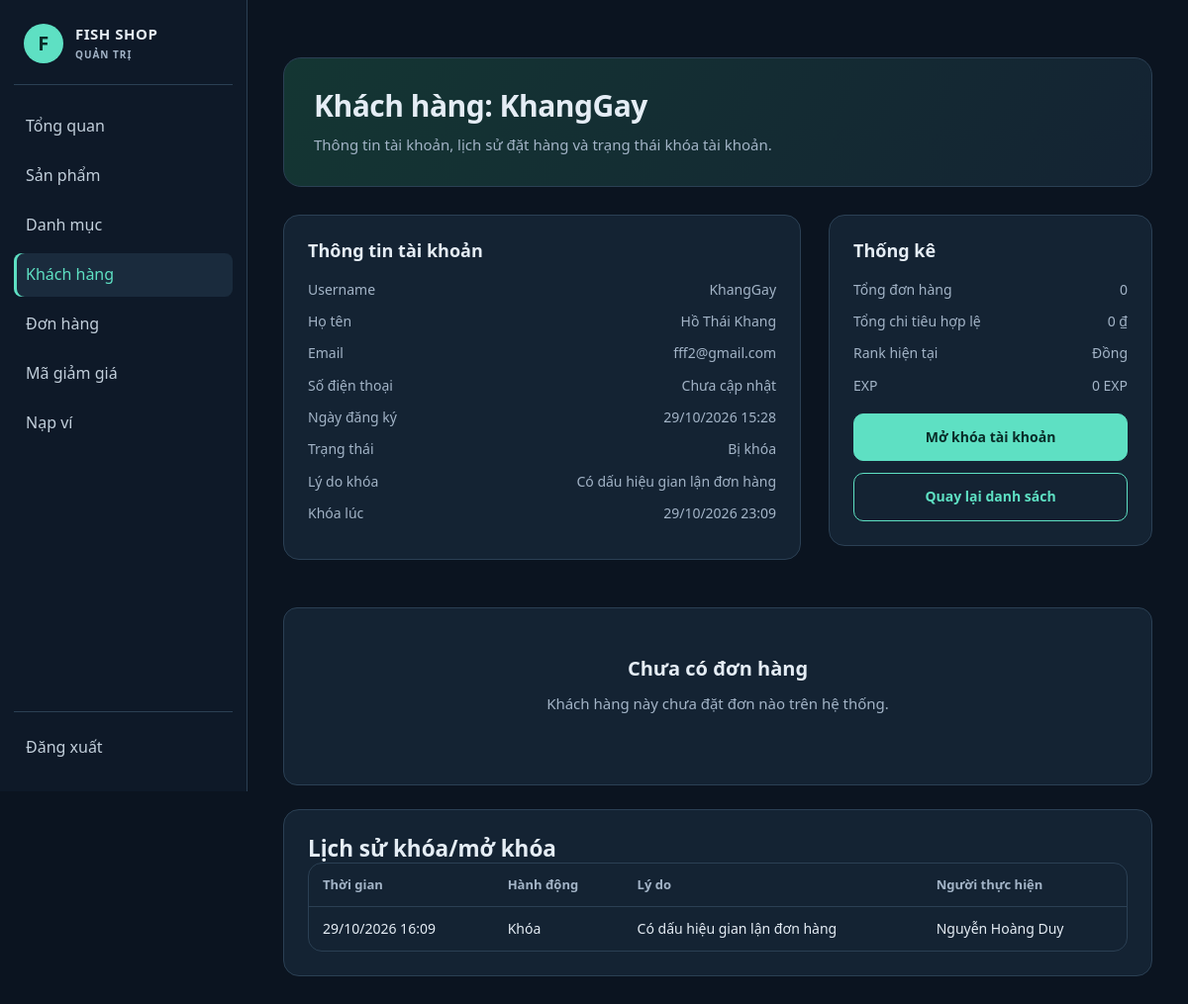
/admin/customer_detail.php?id=2 (signed in), run on the app's committed database.
### tables this page shows
CREATE TABLE `users` (
  `id` int(10) UNSIGNED NOT NULL,
  `username` varchar(50) NOT NULL,
  `password` varchar(255) NOT NULL COMMENT 'Chuỗi băm từ password_hash()',
  `fullname` varchar(100) NOT NULL,
  `email` varchar(254) DEFAULT NULL,
  `security_question` varchar(40) DEFAULT NULL,
  `security_answer_hash` varchar(255) DEFAULT NULL,
  `phone` varchar(20) NOT NULL,
  `address` varchar(255) NOT NULL DEFAULT '',
  `avatar` varchar(255) DEFAULT NULL,
  `role` enum('customer','admin') NOT NULL DEFAULT 'customer',
  `account_status` enum('active','locked') NOT NULL DEFAULT 'active',
  `locked_reason` varchar(64) DEFAULT NULL,
  `locked_note` text DEFAULT NULL,
  `locked_at` datetime DEFAULT NULL,
  `locked_by_admin_id` int(10) UNSIGNED DEFAULT NULL,
  `created_at` timestamp NOT NULL DEFAULT current_timestamp()
);

CREATE TABLE `user_account_lock_history` (
  `id` int(10) UNSIGNED NOT NULL,
  `user_id` int(10) UNSIGNED NOT NULL,
  `action` enum('lock','unlock') NOT NULL,
  `reason` varchar(64) DEFAULT NULL,
  `note` text DEFAULT NULL,
  `performed_by_admin_id` int(10) UNSIGNED NOT NULL,
  `created_at` timestamp NOT NULL DEFAULT current_timestamp()
);

### config/database.php (called while the page is built, shortened)
<?php
function db(): PDO
{
    static $pdo = null;
    if ($pdo === null) {
        try {
            $pdo = new PDO(
                'mysql:host=' . DB_HOST . ';dbname=' . DB_NAME . ';charset=utf8mb4',
                DB_USER,
                DB_PASS,
                [
                    PDO::ATTR_ERRMODE => PDO::ERRMODE_EXCEPTION,
                    PDO::ATTR_DEFAULT_FETCH_MODE => PDO::FETCH_ASSOC,
                    PDO::ATTR_EMULATE_PREPARES => false,
                ]
            );
        } catch (PDOException $e) {
            http_response_code(500);
            exit('Không kết nối được MySQL. Hãy bật MySQL trong XAMPP, nhập file database/WebBanCa.sql và kiểm tra config/database.php.');
        }
    }
    return $pdo;
}

### includes/functions.php (called while the page is built, shortened)
<?php
function e($s): string { return htmlspecialchars((string)$s, ENT_QUOTES, 'UTF-8'); }
function money($v): string { return number_format((float)$v, 0, ',', '.') . ' ₫'; }
function url(string $path = ''): string {
    $path = ltrim($path, '/');
    if (defined('FISHSHOP_ADMIN_PORTAL') && ($path === 'admin' || str_starts_with($path, 'admin/'))) {
        return '/Quantri/' . ($path === 'admin' ? '' : substr($path, 6));
    }
    return BASE_URL . $path;
}
function customer_rank(int $exp): array {
    $current = CUSTOMER_RANKS[0];
    foreach (CUSTOMER_RANKS as $index => $rank) {
        if ($exp >= $rank['min']) $current = $rank;
        if ($rank['code'] === $current['code']) {
            $currentIndex = $index;
        }
    }
    return ['current' => $current, 'next' => CUSTOMER_RANKS[$currentIndex + 1] ?? null];
}

### includes/auth.php (called while the page is built, shortened)
<?php
require_once __DIR__ . '/../config/database.php';
require_once __DIR__ . '/functions.php';
function account_status_label(string $status): string {
    return $status === 'locked' ? 'Bị khóa' : 'Hoạt động';
}

### admin/customer_detail.php (the view, shortened to what this page needs)
<?php
$id = (int)($_GET['id'] ?? 0);
$customerSt = db()->prepare(
    'SELECT u.*, COALESCE(cr.total_exp, 0) AS total_exp, COALESCE(cr.total_eligible_spend, 0) AS total_eligible_spend,
            COALESCE(cr.spend_remainder, 0) AS spend_remainder, COALESCE(cr.current_rank, "dong") AS current_rank,
            COALESCE(cr.last_rank_up_at, NULL) AS last_rank_up_at
     FROM users u
     LEFT JOIN customer_ranks cr ON cr.user_id = u.id
     WHERE u.id = ? AND u.role = ?'
);
$customerSt->execute([$id, 'customer']);
$customer = $customerSt->fetch();
$ordersSt = db()->prepare('SELECT id, created_at, total, status, payment_status FROM orders WHERE user_id = ? ORDER BY id DESC');
$ordersSt->execute([$id]);
$orders = $ordersSt->fetchAll();
$totalOrders = count($orders);
$totalSpend = 0;
$rankSummary = null;
if (!empty($customer['total_exp']) || !empty($customer['current_rank'])) {
    $rankSummary = customer_rank((int)$customer['total_exp']);
}
$historySt = db()->prepare('SELECT h.*, a.fullname AS admin_name FROM user_account_lock_history h LEFT JOIN users a ON a.id = h.performed_by_admin_id WHERE h.user_id = ? ORDER BY h.created_at DESC LIMIT 20');
$historySt->execute([$id]);
$history = $historySt->fetchAll();
include __DIR__ . '/_header.php';
?>
<section class="page-intro">
  <h1>Khách hàng: <?= e($customer['username']) ?></h1>
  <p>Thông tin tài khoản, lịch sử đặt hàng và trạng thái khóa tài khoản.</p>
</section>
<div class="cart">
  <section class="card">
    <h2>Thông tin tài khoản</h2>
    <div class="sum"><span>Username</span><span><?= e($customer['username']) ?></span></div>
    <div class="sum"><span>Họ tên</span><span><?= e($customer['fullname']) ?></span></div>
    <div class="sum"><span>Email</span><span><?= e($customer['email'] ?: 'Chưa cập nhật') ?></span></div>
    <div class="sum"><span>Số điện thoại</span><span><?= e($customer['phone'] ?: 'Chưa cập nhật') ?></span></div>
    <div class="sum"><span>Ngày đăng ký</span><span><?= e(date('d/m/Y H:i', strtotime($customer['created_at']))) ?></span></div>
    <div class="sum"><span>Trạng thái</span><span><?= e(account_status_label((string)($customer['account_status'] ?? 'active'))) ?></span></div>
    <?php if (($customer['account_status'] ?? 'active') === 'locked'): ?>
      <div class="sum"><span>Lý do khóa</span><span><?= e($customer['locked_reason'] ?: 'Không có dữ liệu') ?></span></div>
      <div class="sum"><span>Khóa lúc</span><span><?= e($customer['locked_at'] ? date('d/m/Y H:i', strtotime($customer['locked_at'])) : '—') ?></span></div>
    <?php endif; ?>
  </section>
  <aside class="order-summary">
    <h2>Thống kê</h2>
    <div class="sum"><span>Tổng đơn hàng</span><span><?= (int)$totalOrders ?></span></div>
    <div class="sum"><span>Tổng chi tiêu hợp lệ</span><span><?= money($totalSpend) ?></span></div>
    <?php if ($rankSummary): ?>
      <div class="sum"><span>Rank hiện tại</span><span><?= e($rankSummary['current']['name']) ?></span></div>
      <div class="sum"><span>EXP</span><span><?= number_format((int)$customer['total_exp'], 0, ',', '.') ?> EXP</span></div>
    <?php endif; ?>
    <div style="margin-top:18px;">
      <?php if (($customer['account_status'] ?? 'active') === 'active'): ?>
        <form method="post" action="<?= url('admin/lock_user.php') ?>" data-confirm="Khóa tài khoản <?= e($customer['username']) ?>?">
          <?= csrf_field() ?>
          <input type="hidden" name="user_id" value="<?= (int)$customer['id'] ?>">
          <div class="field">
            <label for="reason">Lý do khóa</label>
            <select id="reason" name="reason" required>
              <option value="">-- Chọn lý do --</option>
              <option value="payment_fraud">Có dấu hiệu gian lận thanh toán</option>
              <option value="order_fraud">Có dấu hiệu gian lận đơn hàng</option>
              <option value="abuse">Lạm dụng hệ thống hoặc vi phạm quy định</option>
              <option value="other">Lý do khác</option>
            </select>
          </div>
          <div class="field">
            <label for="note">Ghi chú bổ sung</label>
            <textarea id="note" name="note" placeholder="Nhập mô tả chi tiết nếu cần..."></textarea>
          </div>
          <button class="btn danger block" type="submit">Khóa tài khoản</button>
        </form>
      <?php else: ?>
        <form method="post" action="<?= url('admin/unlock_user.php') ?>" data-confirm="Mở khóa tài khoản <?= e($customer['username']) ?>?">
          <button class="btn block" type="submit">Mở khóa tài khoản</button>
        </form>
      <?php endif; ?>
      <a class="btn ghost block" style="margin-top:12px" href="<?= url('admin/customers.php') ?>">Quay lại danh sách</a>
    </div>
  </aside>
</div>
<?php if ($orders): ?>
  <section class="card" style="margin-top:24px;">
    <h2>Lịch sử đơn hàng</h2>
    <div class="table-wrap">
      <table>
        <thead>
          <tr>
            <th>Mã đơn</th>
            <th>Ngày tạo</th>
            <th class="num">Tổng tiền</th>
            <th>Trạng thái đơn</th>
            <th>Thanh toán</th>
          </tr>
        </thead>
        <tbody>
          <?php foreach ($orders as $order): ?>
            <tr>
              <td>#<?= (int)$order['id'] ?></td>
              <td><?= e(date('d/m/Y H:i', strtotime($order['created_at']))) ?></td>
              <td class="num"><?= money((float)$order['total']) ?></td>
              <td><span class="tag <?= e($order['status']) ?>"><?= e(ORDER_STATUS[$order['status']]) ?></span></td>
              <td><span class="tag <?= e($order['payment_status']) ?>"><?= e(PAYMENT_STATUS[$order['payment_status']]) ?></span></td>
            </tr>
          <?php endforeach; ?>
        </tbody>
      </table>
    </div>
  </section>
<?php else: ?>
  <div class="empty" style="margin-top:24px;">
    <h2>Chưa có đơn hàng</h2>
    <p>Khách hàng này chưa đặt đơn nào trên hệ thống.</p>
  </div>
<?php endif; ?>
<?php if ($history): ?>
  <section class="card" style="margin-top:24px;">
    <h2>Lịch sử khóa/mở khóa</h2>
    <div class="table-wrap">
      <table>
        <thead>
          <tr>
            <th>Thời gian</th>
            <th>Hành động</th>
            <th>Lý do</th>
            <th>Người thực hiện</th>
          </tr>
        </thead>
        <tbody>
          <?php foreach ($history as $log): ?>
            <tr>
              <td><?= e(date('d/m/Y H:i', strtotime($log['created_at']))) ?></td>
              <td><?= e($log['action'] === 'lock' ? 'Khóa' : 'Mở khóa') ?></td>
              <td><?= e($log['reason'] ?: '—') ?></td>
              <td><?= e($log['admin_name'] ?: '—') ?></td>
            </tr>
          <?php endforeach; ?>
        </tbody>
      </table>
    </div>
  </section>
<?php endif; ?>
<?php include __DIR__ . '/_footer.php'; ?>

### assets/css/style.css (style rules this page uses)
:root { --bg:#0b1420; --card:#101c2b; --line:#1f3347; --ink:#e8f1f5; --mute:#8fa3b3; --teal:#5ee0c3; --r:14px; --danger:#ff8b91; --warn:#ffc857; --pink:#ff7496; }
* { box-sizing:border-box; margin:0; padding:0; }
html { scroll-behavior:smooth; }
body { background:var(--bg); color:var(--ink); font-family:"Segoe UI",Roboto,Arial,sans-serif; font-size:15px; line-height:1.6; min-height:100vh; display:flex; flex-direction:column; }
a { color:inherit; text-decoration:none; }
h1,h2,h3 { line-height:1.3; }
.btn { display:inline-flex; align-items:center; justify-content:center; gap:6px; padding:11px 20px; border:1px solid var(--teal); border-radius:10px; background:var(--teal); color:#092c28; font:inherit; font-size:14px; font-weight:600; cursor:pointer; transition:transform .15s, background .15s, color .15s; }
.btn.ghost { background:transparent; color:var(--teal); }
.btn.block { width:100%; }
.page-intro { margin:28px 0; padding:28px 30px; border:1px solid var(--line); border-radius:18px; background:linear-gradient(120deg,#143633,#142333); }
.page-intro h1 { font-size:30px; letter-spacing:-.5px; margin-bottom:8px; }
.page-intro p { color:var(--mute); line-height:1.7; }
.card { background:var(--card); border:1px solid var(--line); border-radius:16px; padding:24px; }
.empty { text-align:center; padding:48px 20px; background:var(--card); border:1px solid var(--line); border-radius:14px; }
.empty h2 { font-size:20px; }
.empty p { color:var(--mute); margin:12px 0 22px; }
.cart { display:grid; grid-template-columns:minmax(0,1.6fr) minmax(0,1fr); gap:28px; align-items:start; margin:28px 0 48px; }
.cart h2 { font-size:18px; margin-bottom:18px; }
.order-summary { background:var(--card); border:1px solid var(--line); border-radius:16px; padding:24px; position:sticky; top:84px; }
.sum { display:flex; justify-content:space-between; gap:16px; font-size:14px; color:var(--mute); margin-bottom:12px; }
.table-wrap { overflow-x:auto; border:1px solid var(--line); border-radius:14px; background:var(--card); }
table { width:100%; border-collapse:collapse; font-size:14px; }
th, td { padding:12px 14px; text-align:left; border-bottom:1px solid var(--line); vertical-align:middle; }
th { color:var(--mute); font-weight:600; font-size:13px; white-space:nowrap; }
tr:last-child td { border-bottom:0; }

### assets/css/reference-theme.css (style rules this page uses)
:root { color-scheme:dark; --card:#142333; --line:#2b4054; --ink:#e5edf5; --mute:#a3b4c7; --red:#5ee0c3; --red-d:#8aebd5; }
body { font-family:"Segoe UI",Tahoma,Arial,sans-serif; line-height:1.45; }
.btn { font-weight:700; padding:13px 24px; }
.order-summary { top:190px; }
.admin-area { background:var(--bg); }
.admin-main > .page-intro { margin-bottom:22px; }

### data on the page
users: username "KhangGay", fullname "Hồ Thái Khang", email "fff2@gmail.com", phone "Chưa cập nhật", created_at "29/10/2026 15:28", account_status "Bị khóa", locked_reason "Có dấu hiệu gian lận đơn hàng", locked_at "29/10/2026 23:09"
user_account_lock_history: created_at "29/10/2026 16:09", action "Khóa", reason "Có dấu hiệu gian lận đơn hàng", performed_by_admin.fullname "Nguyễn Hoàng Duy"

### other printed values
$totalOrders "0"
money($totalSpend) "0 ₫"
$rankSummary['current']['name'] "Đồng"
$customer['total_exp'] "0"
